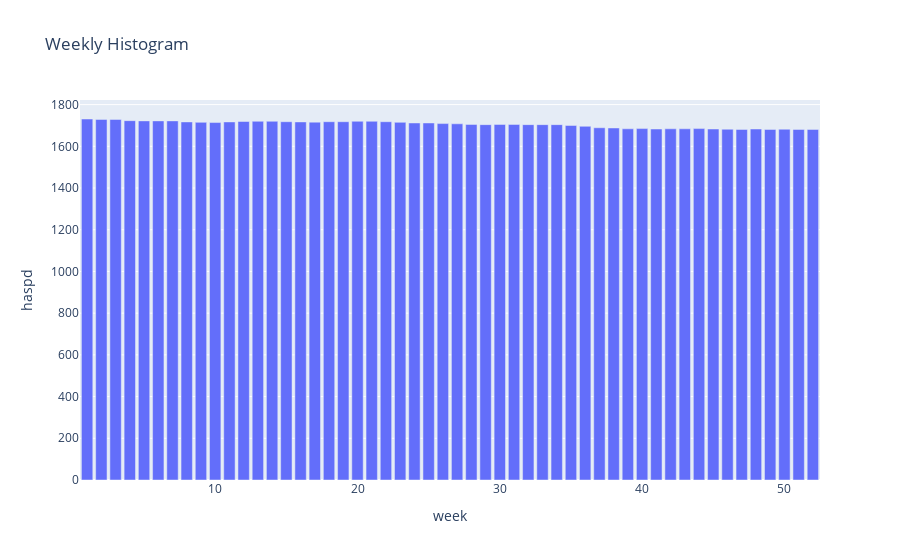

Here is the notebook cell this chart was saved with:
### Code cell
fig = px.bar(fish_data_2015_agg, x='week', y='haspd', title='Weekly Histogram')
fig.show()

### Figure 1 — Plotly figure (JSON) as saved in the notebook; plotly's stock layout.template omitted (floating-point values rounded to 4 significant figures)
{"data": [{"alignmentgroup": "True", "hovertemplate": "week=%{x}<br>haspd=%{y}<extra></extra>", "legendgroup": "", "marker": {"color": "#636efa", "pattern": {"shape": ""}}, "name": "", "offsetgroup": "", "orientation": "v", "showlegend": false, "textposition": "auto", "type": "bar", "x": [1, 2, 3, 4, 5, 6, 7, 8, 9, 10, 11, 12, 13, 14, 15, 16, 17, 18, 19, 20, 21, 22, 23, 24, 25, 26, 27, 28, 29, 30, 31, 32, 33, 34, 35, 36, 37, 38, 39, 40, 41, 42, 43, 44, 45, 46, 47, 48, 49, 50, 51, 52], "xaxis": "x", "y": [1731, 1729, 1729, 1723, 1722, 1722, 1722, 1717, 1715, 1714, 1717, 1719, 1720, 1720, 1718, 1717, 1716, 1718, 1718, 1720, 1720, 1718, 1715, 1712, 1712, 1709, 1708, 1705, 1704, 1705, 1705, 1704, 1704, 1704, 1700, 1696, 1689, 1688, 1684, 1685, 1683, 1684, 1684, 1685, 1683, 1682, 1681, 1683, 1681, 1682, 1681, 1681], "yaxis": "y"}], "layout": {"barmode": "relative", "legend": {"tracegroupgap": 0}, "title": {"text": "Weekly Histogram"}, "xaxis": {"anchor": "y", "domain": [0, 1], "title": {"text": "week"}}, "yaxis": {"anchor": "x", "domain": [0, 1], "title": {"text": "haspd"}}}}
